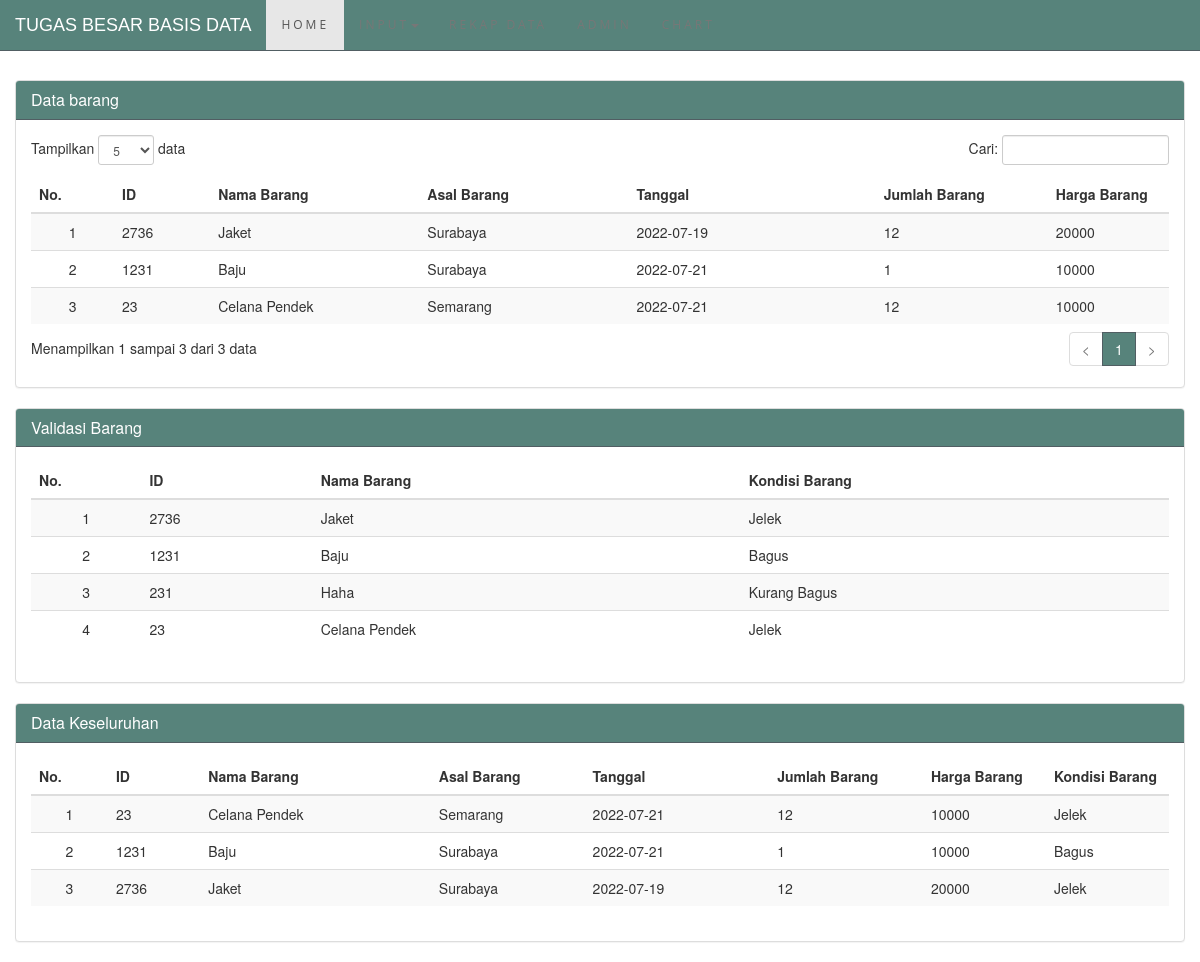
The app's page /?page=rekap with its own data.
### tables this page shows
CREATE TABLE `is_barang` (
  `id` int(11) NOT NULL,
  `nama_barang` varchar(30) NOT NULL,
  `asal_barang` varchar(30) NOT NULL,
  `tanggal_stamp` date NOT NULL,
  `jumlah_barang` int(100) NOT NULL,
  `harga_barang` int(21) NOT NULL,
  `kondisi_barang` varchar(255) NOT NULL
);

CREATE TABLE `validasi_barang` (
  `id` int(11) NOT NULL,
  `nama_barang` varchar(255) NOT NULL,
  `kondisi_barang` varchar(255) NOT NULL
);

### crud/barang.php (called while the page is built, shortened)
<?php
class barang {
    function view() {
        $db = new database();
        $mysqli = $db->connect();
        $query = "SELECT * FROM is_barang ORDER BY id DESC";
        $stmt = $mysqli->prepare($query);
        $stmt->execute();
        $result = $stmt->get_result();
        while ($data = $result->fetch_assoc()) {
            $hasil[] = $data;
        }
        return $hasil;
    }
    function view_rekap() {
        $db = new database();
        $mysqli = $db->connect();
        $query = "SELECT * FROM validasi_barang ORDER BY id DESC";
        $stmt = $mysqli->prepare($query);
        $stmt->execute();
        $result = $stmt->get_result();
        while ($data = $result->fetch_assoc()) {
            $hasil[] = $data;
        }
        return $hasil;
    }
    function  join_table() {
        $db = new database();
        $mysqli = $db->connect();
        $query = "SELECT b.id, b.nama_barang, b.asal_barang, b.tanggal_stamp, b.jumlah_barang, b.harga_barang, v.kondisi_barang
            FROM is_barang b
            inner JOIN validasi_barang v
            on b.id = v.id;";
        $stmt = $mysqli->prepare($query);
        $stmt->execute();
        $result = $stmt->get_result();
        while ($data = $result->fetch_assoc()) {
            $hasil[] = $data;
        }
        return $hasil;
    }
}
?>

### table/rekap_table.php (the view, shortened to what this page needs)
<br><br>
<div class="row">
<div class="col-md-12">
<div class="panel panel-default">
        <div class="panel-heading">
          <h3 class="panel-title">Data barang</h3>
        </div>
        <div class="panel-body">
          <table class="table table-striped table-hover" id="dataTables-example">
            <thead>
              <tr>
                <th>No.</th>
                <th>ID</th>
                <th>Nama Barang</th>
                <th>Asal Barang</th>
                <th>Tanggal</th>
                <th>Jumlah Barang</th>
                <th>Harga Barang</th>
              </tr>
            </thead>
            <tbody>
            <?php
            require_once 'crud/barang.php';
            $barang = new barang();
            $result = $barang->view();
            $no = 1;
            if (!empty($result)) {
              foreach($result as $data) {
                echo "  <tr>
                      <td width='50' class='center'>$no</td>
                      <td width='60'>$data[id]</td>
                      <td width='150'>$data[nama_barang]</td>
                      <td width='150'>$data[asal_barang]</td>
                      <td width='180'>$data[tanggal_stamp]</td>
                      <td width='120'>$data[jumlah_barang]</td>
                      <td width='80'>$data[harga_barang]</td>
";
            ?>
            <?php
                echo "
                        </div>
                      </td>
                    </tr>";
                $no++;
              }
            }
            ?>
        </div>
      </div>
      <div class="panel panel-default">
        <div class="panel-heading">
          <h3 class="panel-title">Validasi Barang</h3>
        </div>
      <div class="panel-body">
          <table class="table table-striped table-hover" id="dataTables-example">
            <thead>
              <tr>
                <th>No.</th>
                <th>ID</th>
                <th>Nama Barang</th>
                <th>Kondisi Barang</th>
              </tr>
            </thead>
            <tbody>
            <?php
            require_once 'crud/barang.php';
            $barang = new barang();
            $result = $barang->view_rekap();
            $no = 1;
            if (!empty($result)) {
              foreach($result as $data) {
                echo "  <tr>
                      <td width='10' class='center'>$no</td>
                      <td width='60'>$data[id]</td>
                      <td width='150'>$data[nama_barang]</td>
                      <td width='150'>$data[kondisi_barang]</td>
                      ";
            ?>
            <?php
                echo "
                        </div>
                      </td>
                    </tr>";
                $no++;
              }
            }
            ?>
    <div class="row">
    <div class="col-md-12">
      <div class="panel panel-default">
        <div class="panel-heading">
          <h3 class="panel-title">Data Keseluruhan</h3>
        </div>
        <div class="panel-body">
          <table class="table table-striped table-hover" id="dataTables-example">
            <thead>
              <tr>
                <th>No.</th>
                <th>ID</th>
                <th>Nama Barang</th>
                <th>Asal Barang</th>
                <th>Tanggal</th>
                <th>Jumlah Barang</th>
                <th>Harga Barang</th>
                <th>Kondisi Barang</th>
              </tr>
            </thead>
            <tbody>
            <?php
            require_once 'crud/barang.php';
            $barang = new barang();
            $result = $barang->join_table();
            $no = 1;
            if (!empty($result)) {
              foreach($result as $data) {
                echo "  <tr>
                      <td width='50' class='center'>$no</td>
                      <td width='60'>$data[id]</td>
                      <td width='150'>$data[nama_barang]</td>
                      <td width='100'>$data[asal_barang]</td>
                      <td width='120'>$data[tanggal_stamp]</td>
                      <td width='100'>$data[jumlah_barang]</td>
                      <td width='80'>$data[harga_barang]</td>
                      <td width='80'>$data[kondisi_barang]</td>
                    ";
            ?>
            <?php
                echo "
                        </div>
                      </td>
                    </tr>";
                $no++;
              }
            }
            ?>
        </div>

### index.php (shortened to what this page needs)
<!DOCTYPE html>
<html lang="en">
  <head>
    <link href="assets/css/bootstrap.min.css" rel="stylesheet">
    <link href="assets/css/datepicker.min.css" rel="stylesheet">
    <link href="assets/js/dataTables/css/dataTables.bootstrap.css" rel="stylesheet">
    <link href="assets/css/style.css" rel="stylesheet">
  </head>
  <body>
    <nav class="navbar navbar-default navbar-fixed-top">
    <div class="navbar-header">
      <a class="navbar-brand" href="index.php">Tugas Besar Basis Data</a>
    </div>
    <ul class="nav navbar-nav">
      <li class="active"><a href="index.php">Home</a></li>
      <li class="dropdown"><a class="dropdown-toggle" data-toggle="dropdown" href="#">Input<span class="caret"></span></a>
      </li>
      <li><a href="?page=rekap">Rekap Data</a></li>
      <li><a href="?page=admin">Admin</a></li>
      <li><a href="?page=chart">Chart</a></li>
    </ul>
    </nav>
    <div class="container-fluid">
      <?php
      if (empty($_GET["page"])) {
      include "page/home.php";
      } elseif ($_GET['page'] == 'tambah-data-barang') {
        include "page/form-tambah.php";
      } elseif ($_GET['page'] == 'ubah') {
        include "page/form-ubah.php";
      }  elseif ($_GET['page'] == 'rekap') {
        include "table/rekap_table.php";
      } elseif ($_GET['page'] == 'tambah-data-company') {
        include "page/form-company.php";
      } elseif ($_GET['page'] == 'admin') {
        include "crud/tampil-data.php";
      } elseif ($_GET['page'] == 'chart') {
        include "page/chart-data.php";
      } elseif ($_GET['page'] == 'transaksi') {
        include "page/transaksi.php";
      }
      ?>
  </body>
</html>

### assets/css/style.css (style rules this page uses)
body { padding-top: 40px; }
.navbar-brand { font-family: 'Montserrat', sans-serif; text-transform: uppercase }
.navbar .nav { font-family: 'Open Sans', sans-serif; text-transform: uppercase; letter-spacing: 3px; font-size: 1.2rem }
.navbar-default { background-color: #57837B; border-color: #515E63; }
.navbar-default .navbar-brand { color: #f1f2f7; }
.panel-default > .panel-heading { background-color: #57837B; border-color: #515E63; color: #fff; }
.center { text-align: center; }

### records on screen
is_barang: id "2736", nama_barang "Jaket", asal_barang "Surabaya", tanggal_stamp "2022-07-19", jumlah_barang "12", harga_barang "20000", validasi_barang.kondisi_barang "Jelek"
is_barang: id "1231", nama_barang "Baju", asal_barang "Surabaya", tanggal_stamp "2022-07-21", jumlah_barang "1", harga_barang "10000", validasi_barang.kondisi_barang "Bagus"
is_barang: id "23", nama_barang "Celana Pendek", asal_barang "Semarang", tanggal_stamp "2022-07-21", jumlah_barang "12", harga_barang "10000", validasi_barang.kondisi_barang "Jelek"
validasi_barang: id "2736", nama_barang "Jaket", kondisi_barang "Jelek"
validasi_barang: id "1231", nama_barang "Baju", kondisi_barang "Bagus"
validasi_barang: id "231", nama_barang "Haha", kondisi_barang "Kurang Bagus"
validasi_barang: id "23", nama_barang "Celana Pendek", kondisi_barang "Jelek"
